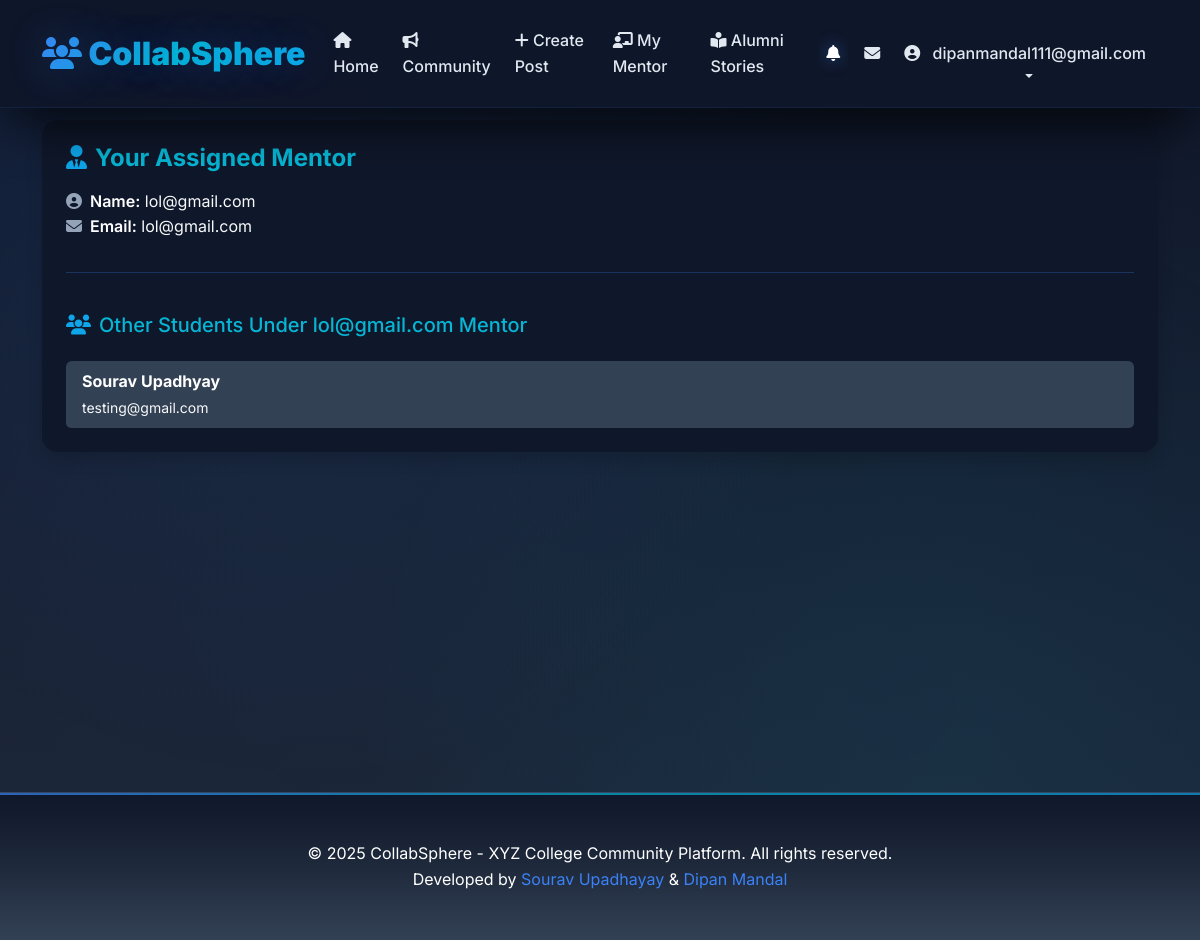
The app's page /community/my-mentor/ (signed in) with its own data.
### accounts/models.py (models this page shows, shortened)
class CustomUser(AbstractUser):
    ROLE_CHOICES = [
        ('student', 'Current Student'),
        ('alumni', 'Alumni'),
        ('professor', 'Professor'),
    ]
    username = models.CharField(max_length=150, blank=True, null=True, unique=True)
    email = models.EmailField(unique=True)
    passout_batch = models.CharField(max_length=10, blank=True, null=True, help_text="Graduation year (e.g., 2024)")
    role = models.CharField(max_length=20, choices=ROLE_CHOICES, default='student')
    profile_pic = models.ImageField(upload_to='profile_pics/', blank=True, null=True)
    USERNAME_FIELD = 'email'
    REQUIRED_FIELDS = ['username', 'role']  # username required for superuser
    objects = CustomUserManager()
    def get_full_name(self):
        if self.first_name and self.last_name:
            return f"{self.first_name} {self.last_name}"
        return self.email

### community/models.py (models this page shows, shortened)
class Mentorship(models.Model):
    mentor = models.ForeignKey(User, on_delete=models.CASCADE, related_name='mentees', limit_choices_to={'role': 'professor'})
    students = models.ManyToManyField(User, related_name='mentorships', limit_choices_to={'role': 'student'})
    created_at = models.DateTimeField(auto_now_add=True)

### community/views.py (the view)
# urls.py: path('my-mentor/', views.student_mentor_view, name='my_mentor'),
@login_required
def student_mentor_view(request):
    mentorship = Mentorship.objects.filter(students=request.user).first()
    students = mentorship.students.exclude(id=request.user.id) if mentorship else []
    return render(request, 'community/student_mentor_view.html', {
        'mentorship': mentorship,
        'students': students,
    })

### templates/community/student_mentor_view.html
{% extends 'base.html' %}
{% block content %}
<div class="card mt-5 p-4 shadow border-0" style="background: #0f172a; border-left: 6px solid #3b82f6; border-radius: 16px; color: #f1f5f9;">
    <h4 class="mb-3 fw-bold" style="color: #06b6d4;">
        <i class="fas fa-user-tie me-2" style="color: #0ea5e9;"></i>Your Assigned Mentor
    </h4>
    {% if mentorship %}
        <div class="mb-3">
            <span class="fw-semibold"><i class="fas fa-user-circle me-2" style="color: #94a3b8;"></i>Name:</span>
            <span class="text-light">{{ mentorship.mentor.get_full_name }}</span><br>
            <span class="fw-semibold"><i class="fas fa-envelope me-2" style="color: #94a3b8;"></i>Email:</span>
            <span class="text-light">{{ mentorship.mentor.email }}</span>
        </div>
        <hr style="border-color: #3b82f6;">
        <h5 class="mt-4" style="color: #06b6d4;">
            <i class="fas fa-users me-2" style="color: #0ea5e9;"></i>Other Students Under {{ mentorship.mentor.get_full_name }} Mentor
        </h5>
        {% if students %}
            <ul class="list-group mt-3">
                {% for student in students %}
                    <li class="list-group-item d-flex justify-content-between align-items-center"
                        style="background: #334155; color: #f1f5f9; border: none;">
                        <div>
                            <strong>{{ student.get_full_name }}</strong><br>
                            <small class="text-light">{{ student.email }}</small>
                        </div>
                    </li>
                {% endfor %}
            </ul>
        {% else %}
            <div class="alert mt-3" style="background-color: #334155; color: #f1f5f9; border-left: 4px solid #06b6d4;">
                <i class="fas fa-info-circle me-2" style="color: #0ea5e9;"></i> You are the only student assigned to this mentor.
            </div>
        {% endif %}
    {% else %}
        <div class="alert mt-3" style="background-color: #334155; color: #f1f5f9; border-left: 4px solid #f59e0b;">
            <i class="fas fa-exclamation-circle me-2" style="color: #facc15;"></i> No mentor assigned yet.
        </div>
    {% endif %}
</div>
{% endblock %}

### templates/base.html (shortened to what this page needs)
<!DOCTYPE html>
<html lang="en">
<head>
    <link href="https://cdn.jsdelivr.net/npm/bootstrap@5.3.0/dist/css/bootstrap.min.css" rel="stylesheet">
    <link rel="stylesheet" href="https://cdnjs.cloudflare.com/ajax/libs/font-awesome/6.4.2/css/all.min.css">
</head>
<body>
    <nav class="navbar navbar-expand-lg fixed-top">
        <div class="container">
            <a class="navbar-brand" href="{% url 'home' %}">
                <i class="fas fa-users"></i> CollabSphere
            </a>
            <div class="collapse navbar-collapse" id="navbarNav">
                <ul class="navbar-nav me-auto">
                    <li class="nav-item">
                        <a class="nav-link" href="{% url 'home' %}">
                            <i class="fas fa-home"></i> Home
                        </a>
                    </li>
                    <li class="nav-item">
                        <a class="nav-link" href="{% url 'community:post_list' %}">
                            <i class="fas fa-bullhorn"></i> Community
                        </a>
                    </li>
                    <li class="nav-item">
                        <a class="nav-link" href="{% url 'community:post_create' %}">
                            <i class="fas fa-plus"></i> Create Post
                        </a>
                    </li>
                    {% if user.is_authenticated %}
                        {% if user.role == 'student' %}
                            <li class="nav-item">
                                <a class="nav-link" href="{% url 'community:my_mentor' %}">
                                    <i class="fas fa-chalkboard-teacher"></i> My Mentor
                                </a>
                            </li>
                        {% elif user.role == 'professor' %}
                            <li class="nav-item">
                                <a class="nav-link" href="{% url 'community:my_students' %}">
                                    <i class="fas fa-user-graduate"></i> My Students
                                </a>
                            </li>
                        {% endif %}
                    {% endif %}
                    {% if user.is_authenticated %}
                        {% if user.role == 'student' %}
                            <li class="nav-item">
                              <a class="nav-link" href="{% url 'community:alumni_stories' %}">
                                <i class="fas fa-book-reader"></i> Alumni Stories
                              </a>
                            </li>
                        {% elif user.role == 'alumni' %}
                            <li class="nav-item">
                              <a class="nav-link" href="{% url 'community:alumni_stories' %}">
                                <i class="fas fa-book-reader"></i> Alumni Stories
                              </a>
                            </li>
                        {% endif %}
                    {% endif %}
                </ul>
                <ul class="navbar-nav">
                    {% if user.is_authenticated %}
                        <li class="nav-item dropdown">
                            <a class="nav-link position-relative" href="#" id="notificationDropdown" role="button" data-bs-toggle="dropdown">
                                <i class="fas fa-bell"></i>
                            </a>
                        </li>
                        <li class="nav-item">
                            <a class="nav-link position-relative" href="{% url 'community:inbox' %}">
                                <i class="fas fa-envelope"></i>
                            </a>
                        </li>
                        <li class="nav-item dropdown">
                            <a class="nav-link dropdown-toggle" href="#" id="navbarDropdown" role="button" data-bs-toggle="dropdown">
                                {% if user.profile_pic %}
                                    <img src="{{ user.profile_pic.url }}" alt="Profile" class="profile-pic me-2" style="width: 32px; height: 32px;">
                                {% else %}
                                    <i class="fas fa-user-circle me-2"></i>
                                {% endif %}
                                {{ user.get_full_name|default:user.email }}
                            </a>
                        </li>
                    {% endif %}
                </ul>
            </div>
        </div>
    </nav>
    <main class="main-content mt-5 pt-4">
        <div class="container">
            {% block content %}{% endblock %}
        </div>
    </main>
    <footer class="footer">
        <div class="container">
            <p class="mb-0">&copy; 2025 CollabSphere - XYZ College Community Platform. All rights reserved.</p>
            <p class="mb-0">Developed by <a href="https://github.com/SouravUpadhyay7" target="_blank" style="color: var(--electric-blue); text-decoration: none;">Sourav Upadhayay</a> & <a href="https://github.com/Dip607" target="_blank" style="color: var(--electric-blue); text-decoration: none;">Dipan Mandal</a></p>
        </div>
    </footer>
</body>
</html>

### records on screen
CustomUser: get_full_name "dipanmandal111@gmail.com"
Mentorship: mentor.get_full_name "lol@gmail.com", mentor.email "lol@gmail.com"
CustomUser: get_full_name "Sourav Upadhyay", email "testing@gmail.com"
